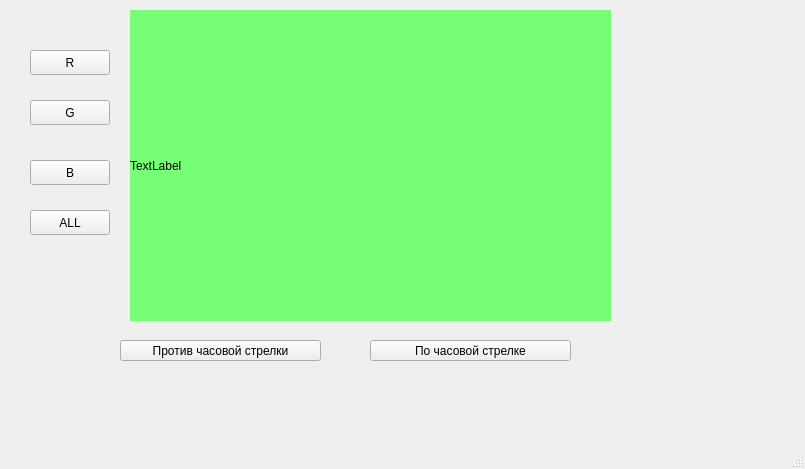
<?xml version="1.0" encoding="UTF-8"?>
<ui version="4.0">
 <class>MainWindow</class>
 <widget class="QMainWindow" name="MainWindow">
  <property name="geometry">
   <rect>
    <x>0</x>
    <y>0</y>
    <width>805</width>
    <height>469</height>
   </rect>
  </property>
  <property name="windowTitle">
   <string>MainWindow</string>
  </property>
  <widget class="QWidget" name="centralwidget">
   <widget class="QPushButton" name="pushButton">
    <property name="geometry">
     <rect>
      <x>30</x>
      <y>50</y>
      <width>80</width>
      <height>25</height>
     </rect>
    </property>
    <property name="text">
     <string>R</string>
    </property>
    <attribute name="buttonGroup">
     <string notr="true">channelButtons</string>
    </attribute>
   </widget>
   <widget class="QPushButton" name="pushButton_2">
    <property name="geometry">
     <rect>
      <x>30</x>
      <y>100</y>
      <width>80</width>
      <height>25</height>
     </rect>
    </property>
    <property name="text">
     <string>G</string>
    </property>
    <attribute name="buttonGroup">
     <string notr="true">channelButtons</string>
    </attribute>
   </widget>
   <widget class="QPushButton" name="pushButton_3">
    <property name="geometry">
     <rect>
      <x>30</x>
      <y>160</y>
      <width>80</width>
      <height>25</height>
     </rect>
    </property>
    <property name="text">
     <string>B</string>
    </property>
    <attribute name="buttonGroup">
     <string notr="true">channelButtons</string>
    </attribute>
   </widget>
   <widget class="QPushButton" name="pushButton_4">
    <property name="geometry">
     <rect>
      <x>30</x>
      <y>210</y>
      <width>80</width>
      <height>25</height>
     </rect>
    </property>
    <property name="text">
     <string>ALL</string>
    </property>
    <attribute name="buttonGroup">
     <string notr="true">channelButtons</string>
    </attribute>
   </widget>
   <widget class="QLabel" name="image">
    <property name="geometry">
     <rect>
      <x>130</x>
      <y>10</y>
      <width>481</width>
      <height>311</height>
     </rect>
    </property>
    <property name="styleSheet">
     <string notr="true">background-color: rgb(120, 255, 120);</string>
    </property>
    <property name="text">
     <string>TextLabel</string>
    </property>
   </widget>
   <widget class="QPushButton" name="left">
    <property name="geometry">
     <rect>
      <x>120</x>
      <y>340</y>
      <width>201</width>
      <height>21</height>
     </rect>
    </property>
    <property name="text">
     <string>Против часовой стрелки</string>
    </property>
    <attribute name="buttonGroup">
     <string notr="true">rotateButtons</string>
    </attribute>
   </widget>
   <widget class="QPushButton" name="right">
    <property name="geometry">
     <rect>
      <x>370</x>
      <y>340</y>
      <width>201</width>
      <height>21</height>
     </rect>
    </property>
    <property name="text">
     <string>По часовой стрелке</string>
    </property>
    <attribute name="buttonGroup">
     <string notr="true">rotateButtons</string>
    </attribute>
   </widget>
  </widget>
  <widget class="QMenuBar" name="menubar">
   <property name="geometry">
    <rect>
     <x>0</x>
     <y>0</y>
     <width>805</width>
     <height>26</height>
    </rect>
   </property>
  </widget>
  <widget class="QStatusBar" name="statusbar"/>
 </widget>
 <resources/>
 <connections/>
 <buttongroups>
  <buttongroup name="channelButtons"/>
  <buttongroup name="rotateButtons"/>
 </buttongroups>
</ui>
